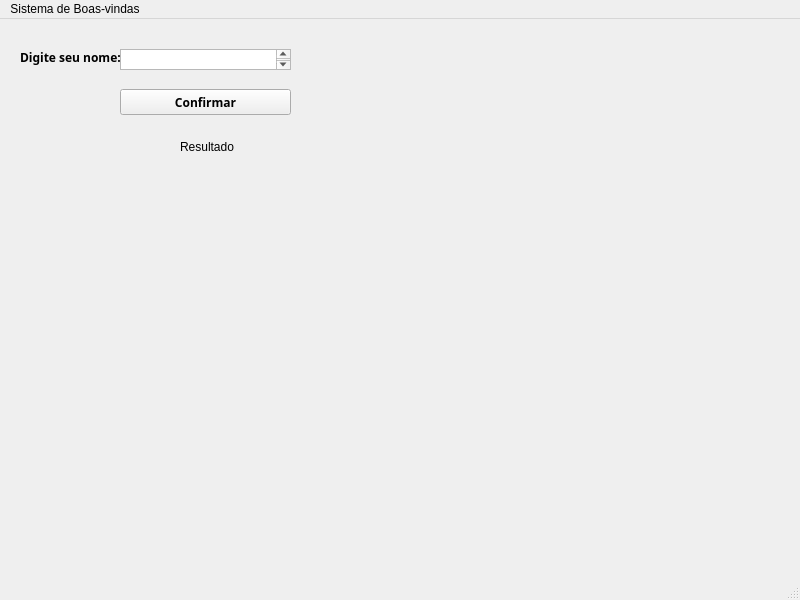
<?xml version="1.0" encoding="UTF-8"?>
<ui version="4.0">
 <class>MainWindow</class>
 <widget class="QMainWindow" name="MainWindow">
  <property name="geometry">
   <rect>
    <x>0</x>
    <y>0</y>
    <width>800</width>
    <height>600</height>
   </rect>
  </property>
  <property name="windowTitle">
   <string>MainWindow</string>
  </property>
  <widget class="QWidget" name="centralwidget">
   <widget class="QLabel" name="label">
    <property name="geometry">
     <rect>
      <x>20</x>
      <y>30</y>
      <width>101</width>
      <height>16</height>
     </rect>
    </property>
    <property name="font">
     <font>
      <family>Arial Rounded MT</family>
      <bold>true</bold>
     </font>
    </property>
    <property name="text">
     <string>Digite seu nome:</string>
    </property>
   </widget>
   <widget class="QLabel" name="label_2">
    <property name="geometry">
     <rect>
      <x>180</x>
      <y>120</y>
      <width>61</width>
      <height>16</height>
     </rect>
    </property>
    <property name="text">
     <string>Resultado</string>
    </property>
   </widget>
   <widget class="QTextEdit" name="textEdit">
    <property name="geometry">
     <rect>
      <x>120</x>
      <y>30</y>
      <width>171</width>
      <height>21</height>
     </rect>
    </property>
   </widget>
   <widget class="QPushButton" name="pushButton">
    <property name="geometry">
     <rect>
      <x>120</x>
      <y>70</y>
      <width>171</width>
      <height>26</height>
     </rect>
    </property>
    <property name="font">
     <font>
      <family>Arial Rounded MT</family>
      <bold>true</bold>
     </font>
    </property>
    <property name="text">
     <string>Confirmar</string>
    </property>
   </widget>
  </widget>
  <widget class="QMenuBar" name="menubar">
   <property name="geometry">
    <rect>
     <x>0</x>
     <y>0</y>
     <width>800</width>
     <height>33</height>
    </rect>
   </property>
   <widget class="QMenu" name="menuSistema_de_Boas_vindas">
    <property name="title">
     <string>Sistema de Boas-vindas</string>
    </property>
   </widget>
   <addaction name="menuSistema_de_Boas_vindas"/>
  </widget>
  <widget class="QStatusBar" name="statusbar"/>
 </widget>
 <resources/>
 <connections/>
</ui>
